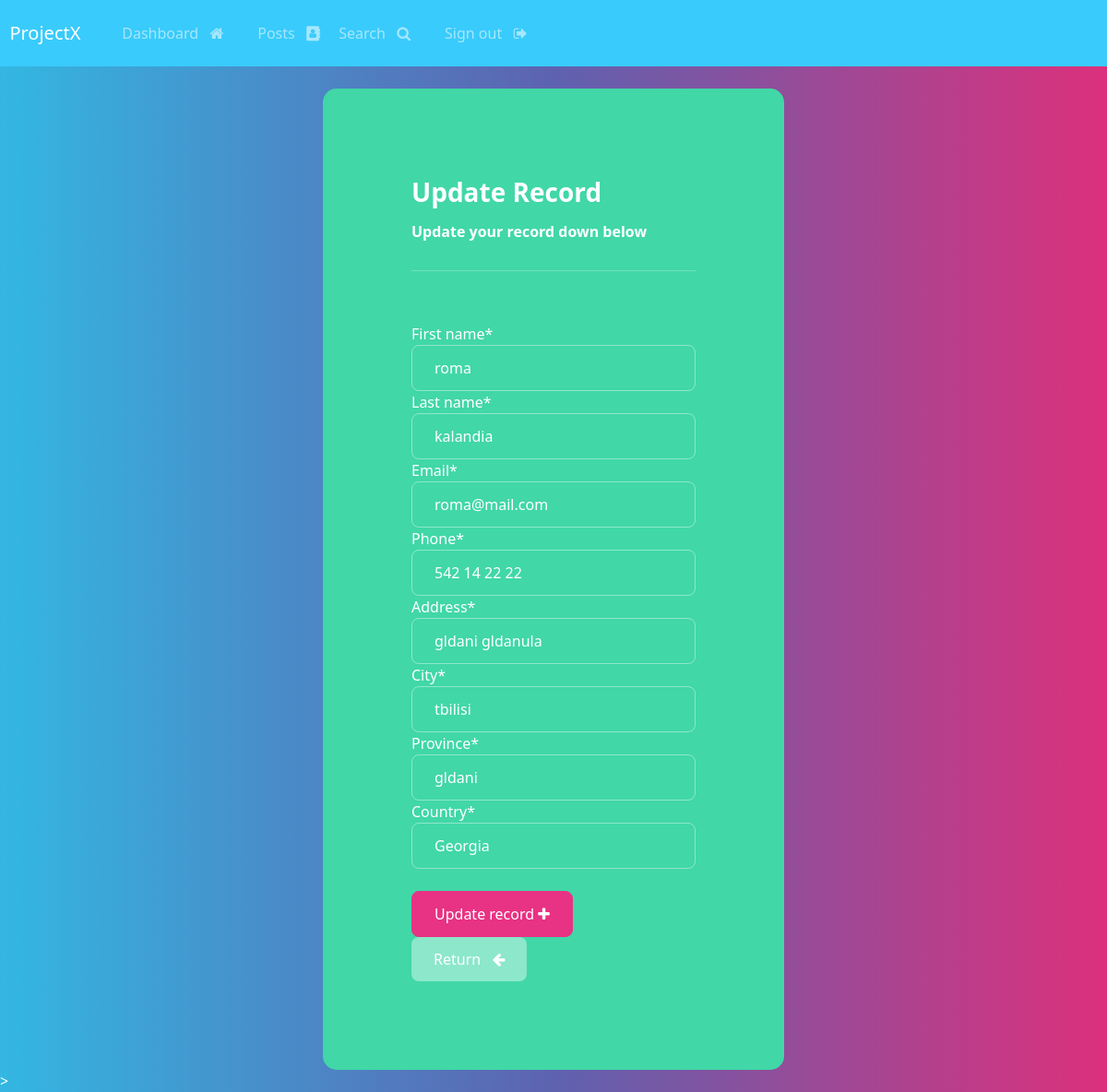
The page /update-record/3 (signed in) on the database its author committed.
### webapp/models.py (models this page shows, shortened)
class Record(models.Model):
    creation_date = models.DateTimeField(auto_now_add=True) # we add a record when the data is created
    first_name = models.CharField(max_length=100)
    last_name = models.CharField(max_length=100)
    email = models.EmailField(max_length=255)
    phone = models.CharField(max_length=20)
    address = models.CharField(max_length=300)
    city = models.CharField(max_length=255)
    province = models.CharField(max_length=200)
    country = models.CharField(max_length=125)

### webapp/views.py (the view)
# urls.py: path('update-record/<int:pk>', views.update_record, name='update-record'),
@login_required(login_url='my-login')
def update_record(request, pk):
    record = Record.objects.get(id=pk)
    form = UpdateRecordForm(instance=record)  # instance will be the id which is primary key
    if request.method == 'POST':
        form = UpdateRecordForm(request.POST, instance=record)
        if form.is_valid():
            form.save()
            messages.success(request, 'Record was created')
            return redirect('dashboard')
    context = {'form': form}
    return render(request, 'webapp/update-record.html', context)

### webapp/forms.py
class UpdateRecordForm(forms.ModelForm):
    class Meta:
        model = Record
        fields = ['first_name', 'last_name', 'email', 'phone', 'address', 'city', 'province', 'country']

### templates/webapp/update-record.html (shortened to what this page needs)
{% extends 'webapp/base.html' %}
{% load crispy_forms_tags %}
{% block content %}
<body>
    <div class="container bg-success shadow-md p-5 form-layout">
        <h3>Update Record</h3>
        <h6>Update your record down below</h6>
        <hr>
        <br>
        <form action="" method="post" autocomplete="off">
            {{ form|crispy}}
            <br>
            <button type="submit" class="btn btn-primary">Update record <i class="fa fa-plus" aria-hidden="true"></i></button>
            <a href="{% url 'dashboard' %}" class='btn btn-secondary'>Return &nbsp; <i class="fa fa-arrow-left" aria-hidden="true"></i></a>
        </form>
    </div>
</body>
{% endblock content %}

### static/css/styles.css (style rules this page uses)
.form-layout { border-radius: 15px; width: 500px; }

### rows shown on the page
Record: first_name "roma", last_name "kalandia", email "roma@mail.com", phone "542 14 22 22", address "gldani gldanula", city "tbilisi", province "gldani", country "Georgia"
